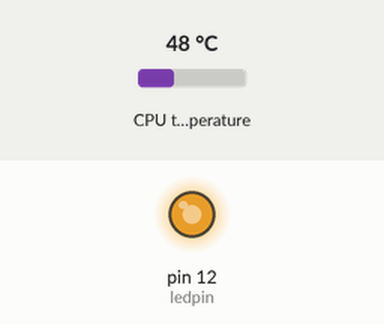
This program was run on a simulated Raspberry Pi (header pin numbers). Parts: output pins drawn as LEDs (lit = HIGH). The test bench sets the inputs (shaded band); at power-on: CPU temperature 48 °C.

Above: at 0.1 s.
Timing chart, 0 to 1.6 s (numbered marks = the images above):
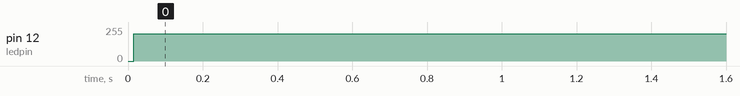

The program:

FanCon.py
```python
import RPi.GPIO as GPIO
from time import sleep
import subprocess

ledpin = 12
GPIO.setwarnings(False)
GPIO.setmode(GPIO.BOARD)
GPIO.setup(ledpin,GPIO.OUT)
pi_pwm = GPIO.PWM(ledpin,1000)
pi_pwm.start(0)
while True:
        out = subprocess.Popen(['vcgencmd', 'measure_temp'], stdout=subprocess.PIPE, stderr=subprocess.STDOUT)
        stdout,stderr = out.communicate()
        tp=stdout.decode("UTF-8")
        tp=tp.replace("temp=","")
        tp=tp.replace("'C\n","")
        tp=float(tp)
        tp=int(tp)
	#pun=input("Enter DC value[0-100]")
        if tp<=45:
                pi_pwm.ChangeDutyCycle(60)
        elif tp>45 and tp<=50:
                pi_pwm.ChangeDutyCycle(80)
        elif tp>50 and tp<=60:
                pi_pwm.ChangeDutyCycle(90)
        elif tp>60:
                pi_pwm.ChangeDutyCycle(100)
        sleep(20)
```

Measured:
- by itself, pin 12 (ledpin): 0/255 → 204/255 at 0.02 s
